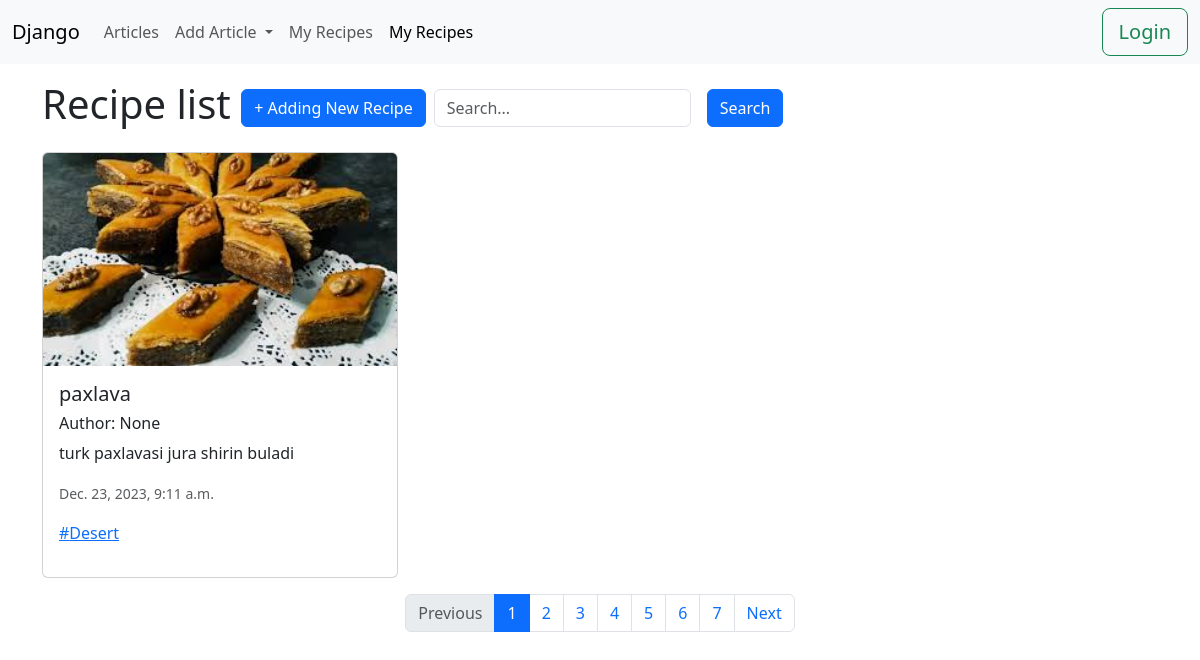
Page /recipe/list/ on the committed database.
### recipe/models.py (models this page shows, shortened)
class Recipe(models.Model):
    author = models.ForeignKey(User, on_delete=models.SET_NULL, null=True, blank=True)
    title = models.CharField(max_length=221)
    slug = models.SlugField(unique=True, editable=False, null=True)
    image = models.ImageField(upload_to='recipes/', null=True, blank=True)
    description = models.TextField()
    tags = models.ManyToManyField(Tag)
    created_date = models.DateTimeField(auto_now_add=True)

class Tag(models.Model):
    title = models.CharField(max_length=221)

### recipe/views.py (the view)
# urls.py: path('list/', recipe_list, name='list'),
def recipe_list(request):
    tag = request.GET.get('tag')
    q = request.GET.get('q')
    q_condition = Q()
    if q:
        q_condition = Q(title__icontains=q)
    tag_condition = Q()
    if tag:
        tag_condition = Q(tags__title=tag)
    recipes = Recipe.objects.filter(q_condition, tag_condition).order_by('-id')
    paginator = Paginator(recipes, 1)
    page_number = request.GET.get('page')
    page_qs = paginator.get_page(page_number)
    context = {
        'object_list': page_qs,
    }
    return render(request, 'recipe/index.html', context)

### templates/recipe/index.html (shortened to what this page needs)
{% extends 'base.html' %}
{% block header %}
    <div class="d-flex align-items-center gap-2">
        <h1>Recipe list <a href="{% url 'recipe:create' %}" class="btn btn-primary">+ Adding New Recipe</a></h1>
        <form class="row g-3 mt" action="{% url 'recipe:list' %}">
            <div class="col-auto">
                <input type="search" name="q" class="form-control" id="search" placeholder="Search...">
            </div>
            <div class="col-auto">
                <button type="submit" class="btn btn-primary">Search</button>
            </div>
        </form>
    </div>
{% endblock %}
{% block content %}
    <div class="row mt-3">
        {% if object_list %}
            {% for object in object_list %}
                <div class="col-md-4">
                    <div class="card mb-3">
                        <img src="{{ object.image.url }}" class="card-img-top" alt="">
                        <div class="card-body">
                            <h5 class="card-title">{{ object.title }}</h5>
                            <h6 class="card-title">Author: {{ object.author }}</h6>
                            <p class="card-text">{{ object.description }}</p>
                            <p class="card-text"><small class="text-body-secondary">{{ object.created_date }}</small>
                            </p>
                            <p>
                                {% for tag in object.tags.all %}
                                    <a href="?tag={{ tag.title }}">#{{ tag.title }}</a>
                                {% endfor %}
                            </p>
                        </div>
                    </div>
                </div>
            {% endfor %}
            <nav aria-label="Page navigation example">
                <ul class="pagination justify-content-center">
                    <li class="page-item {% if not object_list.has_previous %}disabled{% endif %}">
                        <a class="page-link"
                           href="{% if object_list.has_previous %}?page={{ object_list.previous_page_number }}{% endif %}">Previous</a>
                    </li>
                    {% for page_num in object_list.paginator.page_range %}
                        <li class="page-item"><a
                                class="page-link {% if object_list.number == page_num %}active{% endif %}"
                                href="?page={{ page_num }}">{{ page_num }}</a></li>
                    {% endfor %}
                    <li class="page-item {% if not object_list.has_next %}disabled{% endif %}">
                        <a class="page-link"
                           href="{% if object_list.has_next %}?page={{ object_list.next_page_number }}{% endif %}">Next</a>
                    </li>
                </ul>
            </nav>
        {% else %}
            <h1 class="text-center">Hech narsa topilmadi</h1>
        {% endif %}
    </div>
{% endblock %}

### rows in the picture
Recipe: image (picture), title "paxlava", author "None", description "turk paxlavasi jura shirin buladi", created_date "Dec. 23, 2023, 9:11 a.m."
Tag: title "Desert"

### other values in the picture
{{ page_num }} "1" "2" "3" "4" "5" "6" "7"
